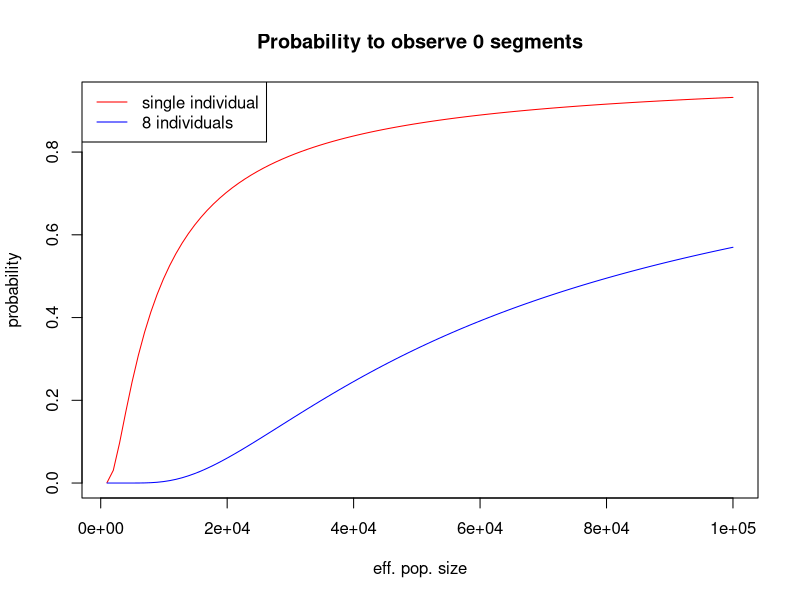
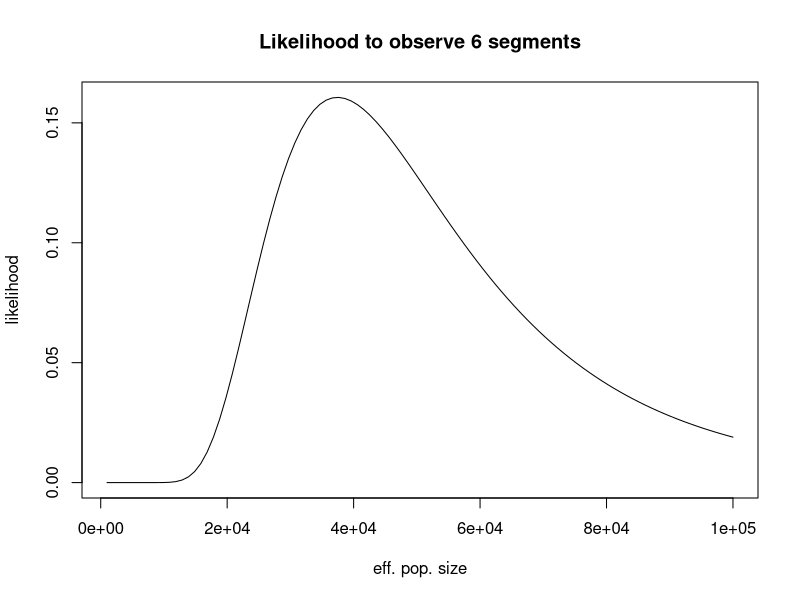
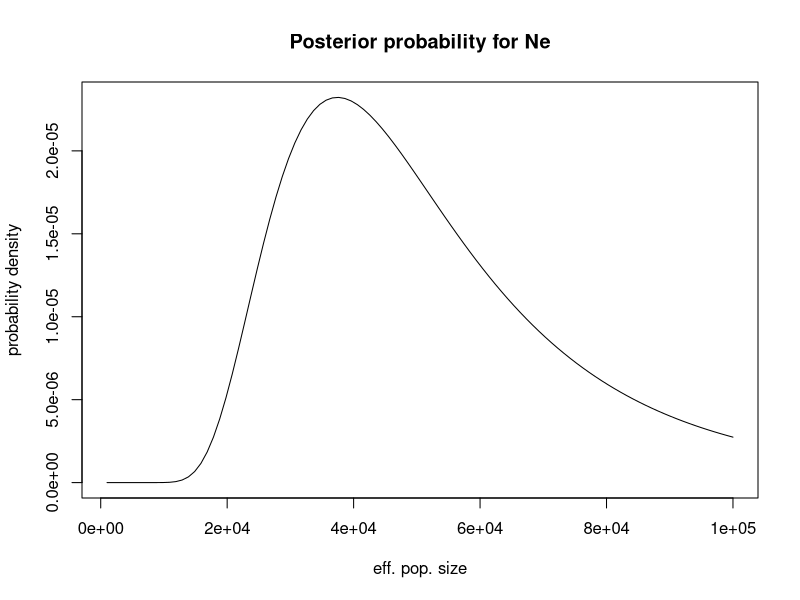

Write R code to recreate these figures, in order.
## ---- chunk 1
roh_rate_func <- function(a, b, ne, g) {
    term1 <- (1 + 2 * ne * g) / (1 + 2 * ne * a) ^ 2
    term2 <- (1 + 2 * ne * g) / (1 + 2 * ne * b) ^ 2
    term1 - term2
}
## ---- chunk 2
roh_df <- data.frame(ne = c(500, 1000, 5000, 10000, 20000, 50000, 100000)) |>
    transform(roh_4_8 = roh_rate_func(0.04, 0.08, ne, 30))
roh_df
## ---- chunk 3
roh_df |>
    transform(roh_2_4 = roh_rate_func(0.02, 0.04, ne, 30))
## ---- chunk 4
dpois(c(0, 1, 2), 0.5)
## ---- chunk 5
n_roh_prob <- function(n, a, b, ne, g) {
    rate <- roh_rate_func(a, b, ne, g)
    dpois(n, rate)
}
## ---- chunk 6
curve(n_roh_prob(0, 0.04, 0.08, x, 30), from=1000, to=100000,
      col = "red", xlab = "eff. pop. size",
      ylab = "probability",
      main = "Probability to observe 0 segments")
curve(n_roh_prob(0, 0.04, 0.08, x, 8*30), from=1000, to=100000,
      add = TRUE, col = "blue")
legend("topleft", legend=c("single individual", "8 individuals"), lty=1,
       col = c("red", "blue"))
## ---- chunk 7
r <- uniroot(function(n) {n_roh_prob(0, 0.04, 0.08, n, 30) - 0.05},
             interval=c(500, 100000))
r$root
## ---- chunk 8
r <- uniroot(function(n) {n_roh_prob(0, 0.04, 0.08, n, 8*30) - 0.05},
             interval=c(500, 100000))
r$root
## ---- chunk 9
curve(n_roh_prob(6, 0.02, 0.04, x, 8*30), from=1000, to=100000,
      xlab = "eff. pop. size",
      ylab = "likelihood",
      main = "Likelihood to observe 6 segments")
## ---- chunk 10
norm <- integrate(function(n) n_roh_prob(6, 0.02, 0.04, n, 8*30), lower = 1000, upper = 100000)
curve(n_roh_prob(6, 0.02, 0.04, x, 8*30) / norm$value, from=1000, to=100000,
      xlab = "eff. pop. size",
      ylab = "probability density",
      main = "Posterior probability for Ne")

## ---- chunk 11
n_post_cumul <- function(n) {
    dens <- function(nn) n_roh_prob(6, 0.02, 0.04, nn, 8*30) / norm$value
    integrate(dens, lower = 1000, upper = n)$value
}
## ---- chunk 12
uniroot(function(n) {n_post_cumul(n) - 0.05}, interval=c(1000, 100000))$root
uniroot(function(n) {n_post_cumul(n) - 0.5}, interval=c(1000, 100000))$root
uniroot(function(n) {n_post_cumul(n) - 0.95}, interval=c(1000, 100000))$root
